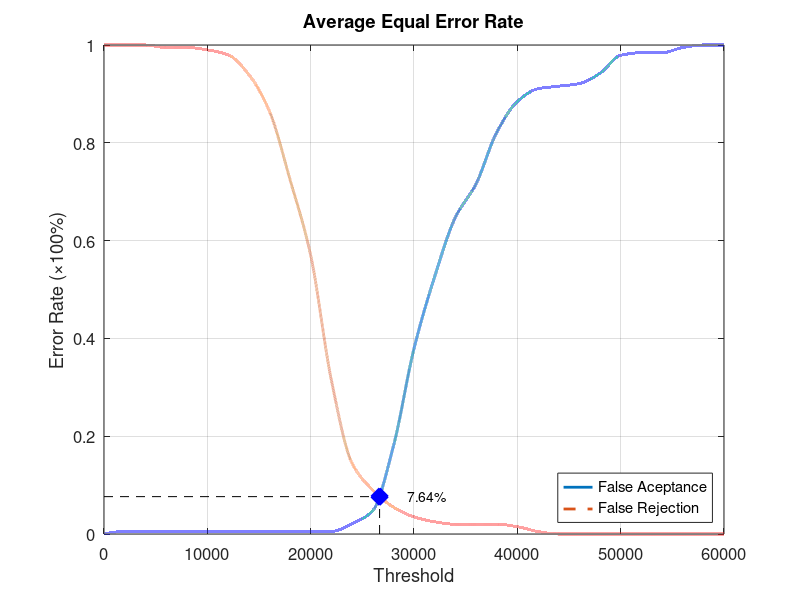
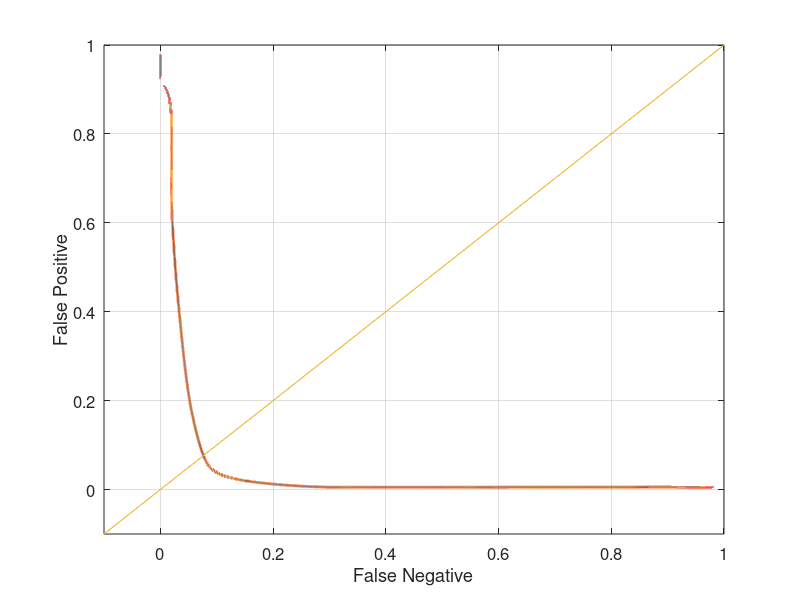

Write the MATLAB code that produced these figures, in order.
function yEER = Database4_1
close all;
clear;
clc;
x = 0:2000:60000;
xq = 0:0.5:60000;

y0 = [0 0.00526316 0.00526316 0.00526316 0.00526316 0.00526316 0.00526316 0.00526316 0.00526316 0.00526316 0.00526316 0.00526316 0.0210526 0.0473684 0.178947 0.378947 0.526316 0.647368 0.715789 0.821053 0.884211 0.910526 0.915789 0.921053 0.942105 0.978947 0.984211 0.984211 0.994737 1 1];
yy0 = interp1(x, y0, xq, 'pchip');
y1 = [1 1 1 0.995 0.995 0.99 0.98 0.94 0.865 0.725 0.57 0.315 0.145 0.09 0.055 0.035 0.025 0.02 0.02 0.02 0.015 0.005 0 0 0 0 0 0 0 0 0];
yy1 = interp1(x, y1, xq, 'pchip');

% Calculating EER: 
y2 = abs(y0 - y1);
find(y2 == min(y2))
yy2 = abs(yy0 - yy1);
xEER = find(yy2 == min(yy2));
xEERIndex = xq(xEER) % X-axis EER
yEER = yy0(xEER) % Y-axis EER

main = figure
plot(xq, yy0,'-','LineWidth', 2);	hold on
plot(xq, yy1,'--','LineWidth', 2);	hold on
plot([xEERIndex xEERIndex], [0 yEER], 'k--');	hold on
plot([0 xEERIndex], [yEER yEER], 'k--');	hold on
plot(xEERIndex, yEER, 'bx', 'LineWidth', 10);	hold on
text(xEERIndex + 10 * xEERIndex / 100, yEER, [num2str(round((10000 * yEER)) / 100) '%'])
legend('False Aceptance', 'False Rejection', 'Location', 'SouthEast')
xlabel('Threshold')
ylabel('Error Rate (\times100%)')
title('Average Equal Error Rate')
set(gca, 'FontSize', 12)
axis([0 60000 0 1])
grid on

print(main, 'Database4_1Main', '-dpng');
FNRxFPR = figure('Color', [1 1 1]);
plot(yy1, yy0, '-', yy1, yy0, 'LineWidth', 2);
hold on
y = -0.1:0.1:1
plot(y, y); 
set(gca, 'FontSize', 12)
xlabel('False Negative')
ylabel('False Positive')
axis([-0.1 1 -0.1 1])
set(gca, 'FontSize', 12)
grid on

print(FNRxFPR, 'Database4_1FNRxFPR','-dpng');
end
